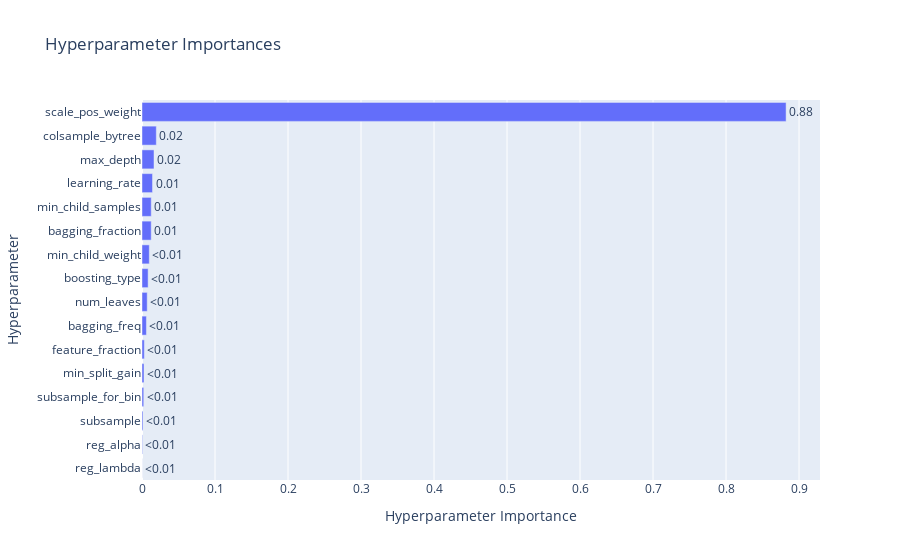

Notebook code for this chart:
### Code cell
fig = optuna.visualization.plot_param_importances(study)
fig.show()

### Figure 1 — Plotly figure (JSON) as saved in the notebook; plotly's stock layout.template omitted (floating-point values rounded to 4 significant figures)
{"data": [{"cliponaxis": false, "hovertemplate": ["reg_lambda (FloatDistribution): 6.273140211185955e-05<extra></extra>", "reg_alpha (FloatDistribution): 0.0006651094123424218<extra></extra>", "subsample (FloatDistribution): 0.001366819532868174<extra></extra>", "subsample_for_bin (IntDistribution): 0.0023797041803513726<extra></extra>", "min_split_gain (FloatDistribution): 0.0027783915573011777<extra></extra>", "feature_fraction (FloatDistribution): 0.003180179498296526<extra></extra>", "bagging_freq (IntDistribution): 0.006036256640542472<extra></extra>", "num_leaves (IntDistribution): 0.007130589374278867<extra></extra>", "boosting_type (CategoricalDistribution): 0.008378829374459594<extra></extra>", "min_child_weight (FloatDistribution): 0.009979720430196024<extra></extra>", "bagging_fraction (FloatDistribution): 0.012626995477049013<extra></extra>", "min_child_samples (IntDistribution): 0.012660091016909793<extra></extra>", "learning_rate (FloatDistribution): 0.014416139957476953<extra></extra>", "max_depth (IntDistribution): 0.016459354188511043<extra></extra>", "colsample_bytree (FloatDistribution): 0.01960946374838043<extra></extra>", "scale_pos_weight (FloatDistribution): 0.8822696242089241<extra></extra>"], "name": "Objective Value", "orientation": "h", "text": ["<0.01", "<0.01", "<0.01", "<0.01", "<0.01", "<0.01", "<0.01", "<0.01", "<0.01", "<0.01", "0.01", "0.01", "0.01", "0.02", "0.02", "0.88"], "textposition": "outside", "type": "bar", "x": [6.273e-05, 0.0006651, 0.001367, 0.00238, 0.002778, 0.00318, 0.006036, 0.007131, 0.008379, 0.00998, 0.01263, 0.01266, 0.01442, 0.01646, 0.01961, 0.8823], "y": ["reg_lambda", "reg_alpha", "subsample", "subsample_for_bin", "min_split_gain", "feature_fraction", "bagging_freq", "num_leaves", "boosting_type", "min_child_weight", "bagging_fraction", "min_child_samples", "learning_rate", "max_depth", "colsample_bytree", "scale_pos_weight"]}], "layout": {"title": {"text": "Hyperparameter Importances"}, "xaxis": {"title": {"text": "Hyperparameter Importance"}}, "yaxis": {"title": {"text": "Hyperparameter"}}}}
